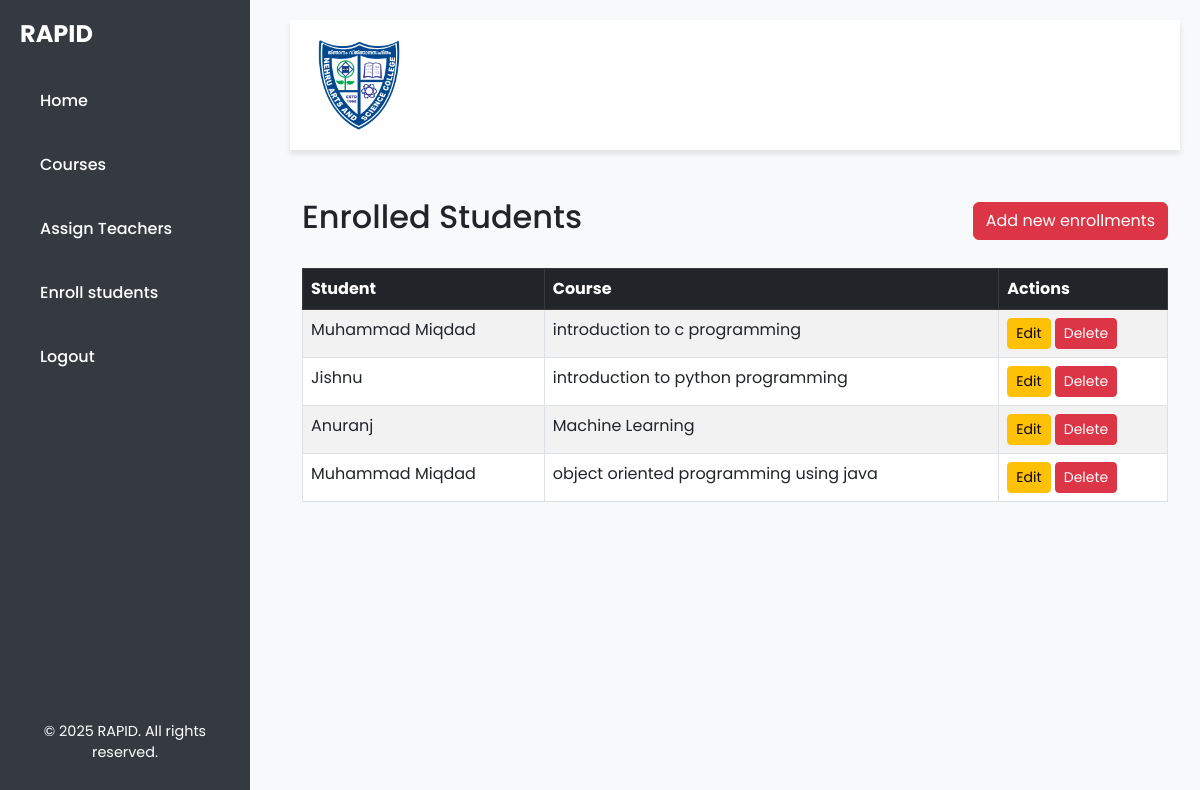
Page /enrollments-list/ (signed in) on the committed database.
### rapid/models.py (models this page shows, shortened)
class StudentCourse(models.Model):
    id = models.AutoField(primary_key=True)
    student_id = models.ForeignKey(Student, on_delete=models.CASCADE)
    course_id=models.ForeignKey(Course, on_delete=models.CASCADE)
    class Meta:
        db_table = 'student_course'  # Custom table name
        unique_together = ('student_id', 'course_id')  # Prevent duplicate entries for the same student and course
        verbose_name = 'Student Course'
        verbose_name_plural = 'Student Courses'

class Student(models.Model):
    student_id = models.AutoField(primary_key=True)
    student_name = models.CharField(max_length=100)
    student_register_number = models.CharField(max_length=20, unique=True)
    student_admission_number = models.CharField(max_length=20, unique=True)
    student_roll_number = models.CharField(max_length=20, unique=True)
    gender = models.CharField(max_length=10, choices=[('Male', 'Male'), ('Female', 'Female'), ('Other', 'Other')])
    program_id = models.ForeignKey(Program, on_delete=models.CASCADE)
    department_id = models.ForeignKey(Department, on_delete=models.CASCADE, null=True, blank=True)
    def __str__(self):
        return self.student_name

class Course(models.Model):
    SEMESTER_CHOICES = [
        ('1', 'First Semester'),
        ('2', 'Second Semester'),
        ('3', 'Third Semester'),
        ('4', 'Fourth Semester'),
        ('5', 'Fifth Semester'),
        ('6', 'Sixth Semester'),
        ('7', 'Seventh Semester'),
        ('8', 'Eighth Semester'),
    ]
    course_id = models.AutoField(primary_key=True)
    course_code = models.CharField(max_length=20, unique=True)
    course_title = models.CharField(max_length=100)
    credit = models.DecimalField(max_digits=4, decimal_places=2)
    department_id = models.ForeignKey(Department, on_delete=models.CASCADE)
    semester = models.CharField(max_length=1, choices=SEMESTER_CHOICES)
    def __str__(self):
        return self.course_title

### rapid/views.py (the view)
# urls.py: path('enrollments-list/', views.enroll_student_list, name='enroll_student_list'),
@login_required
def enroll_student_list(request):
    enrollments = StudentCourse.objects.select_related('student_id', 'course_id').all()
    return render(request, 'rapid/enroll_student_list.html', {'enrollments': enrollments})

### rapid/templates/rapid/enroll_student_list.html (shortened to what this page needs)
{% extends "base.html" %}
{% block content %}
<div class="container mt-5">
    <div class="d-flex justify-content-between align-items-center mb-4">
        <h2>Enrolled Students</h2>
        <a href="/add-enrollments/" class="btn btn-danger">Add new enrollments</a>
    </div>
    <div class="table-responsive">
        <table class="table table-bordered table-striped">
            <thead class="table-dark">
                <tr>
                    <th>Student</th>
                    <th>Course</th>
                    <th>Actions</th>
                </tr>
            </thead>
            <tbody>
                {% for enrollment in enrollments %}
                <tr>
                    <td>{{ enrollment.student_id }}</td>
                    <td>{{ enrollment.course_id }}</td>
                    <td>
                        <a href="{% url 'edit_studentCourse' enrollment.pk %}" class="btn btn-warning btn-sm">Edit</a>
                        <a href="{% url 'delete_studentCourse' enrollment.id %}" onclick="return confirm('Are you sure you want to delete this student?');" class="btn btn-danger btn-sm">Delete</a>
                    </td>
                </tr>
                {% empty %}
                <tr>
                    <td colspan="4">No students available.</td>
                </tr>
                {% endfor %}
            </tbody>
        </table>
    </div>
</div>
{% endblock %}

### rapid/templates/base.html (style rules this page uses)
body { background-color: #f8f9fa; font-family: 'Poppins', sans-serif; display: flex; margin: 0; padding: 0; }

### rows in the picture
StudentCourse: student_id "Muhammad Miqdad", course_id "introduction to c programming"
StudentCourse: student_id "Jishnu", course_id "introduction to python programming"
StudentCourse: student_id "Anuranj", course_id "Machine Learning"
StudentCourse: student_id "Muhammad Miqdad", course_id "object oriented programming using java"
